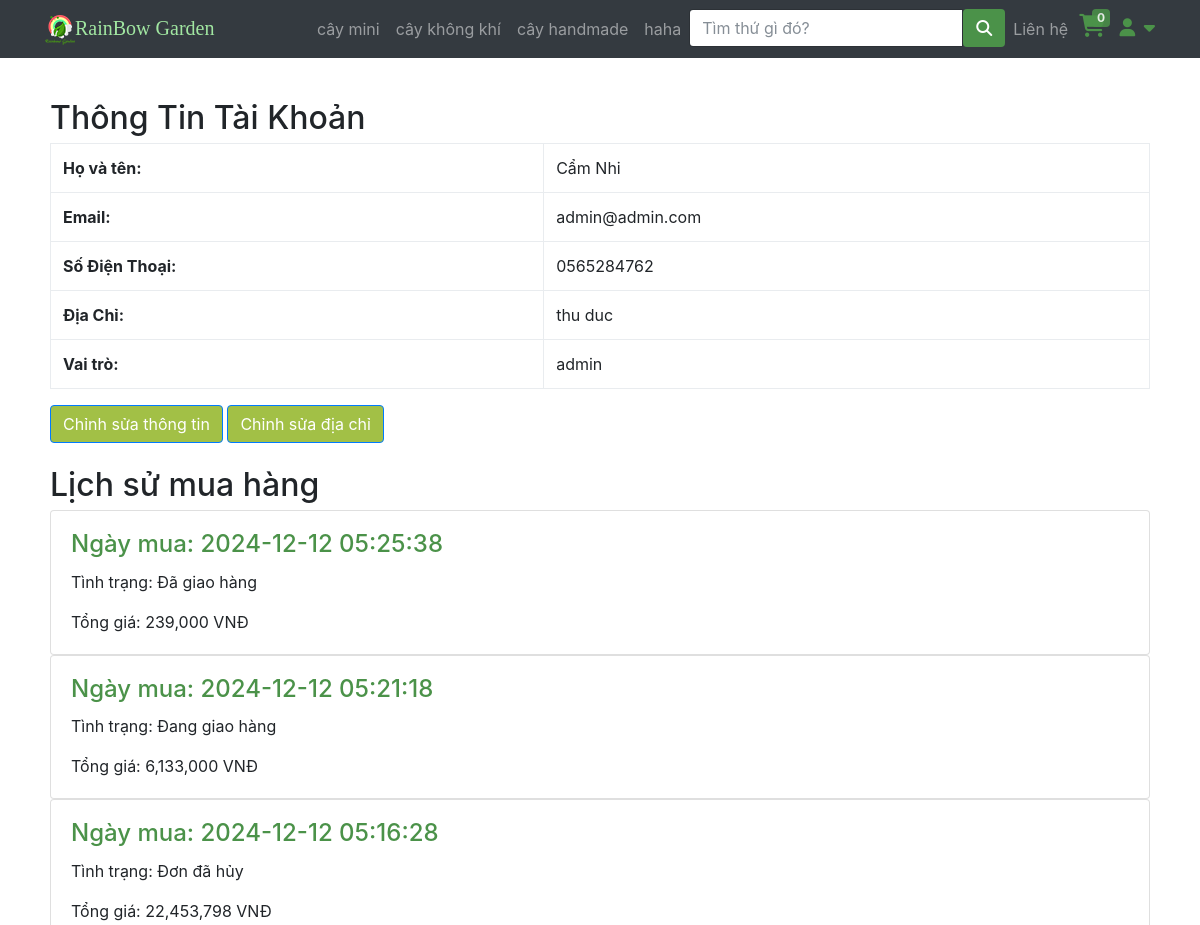
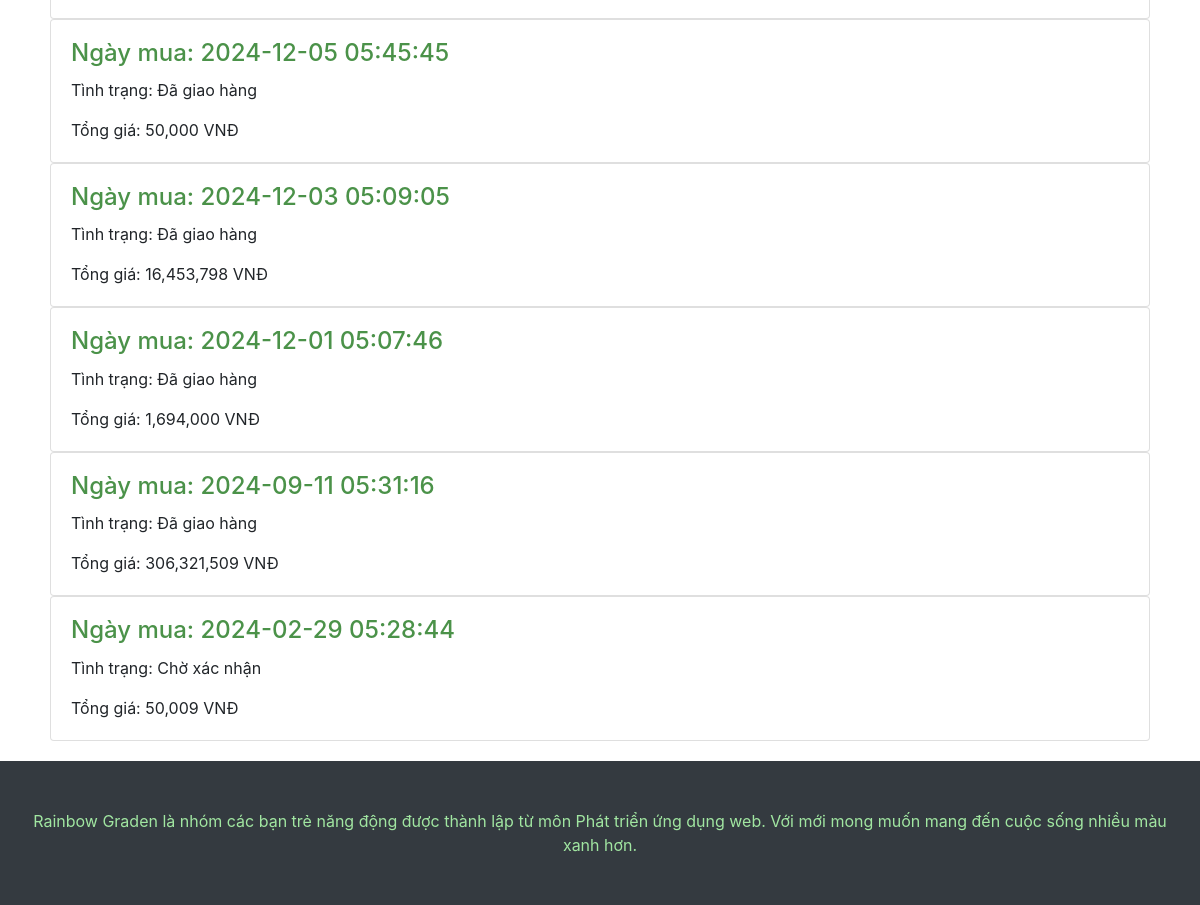
The app's page /profile.php (signed in), older data (2 pictures, top to bottom).
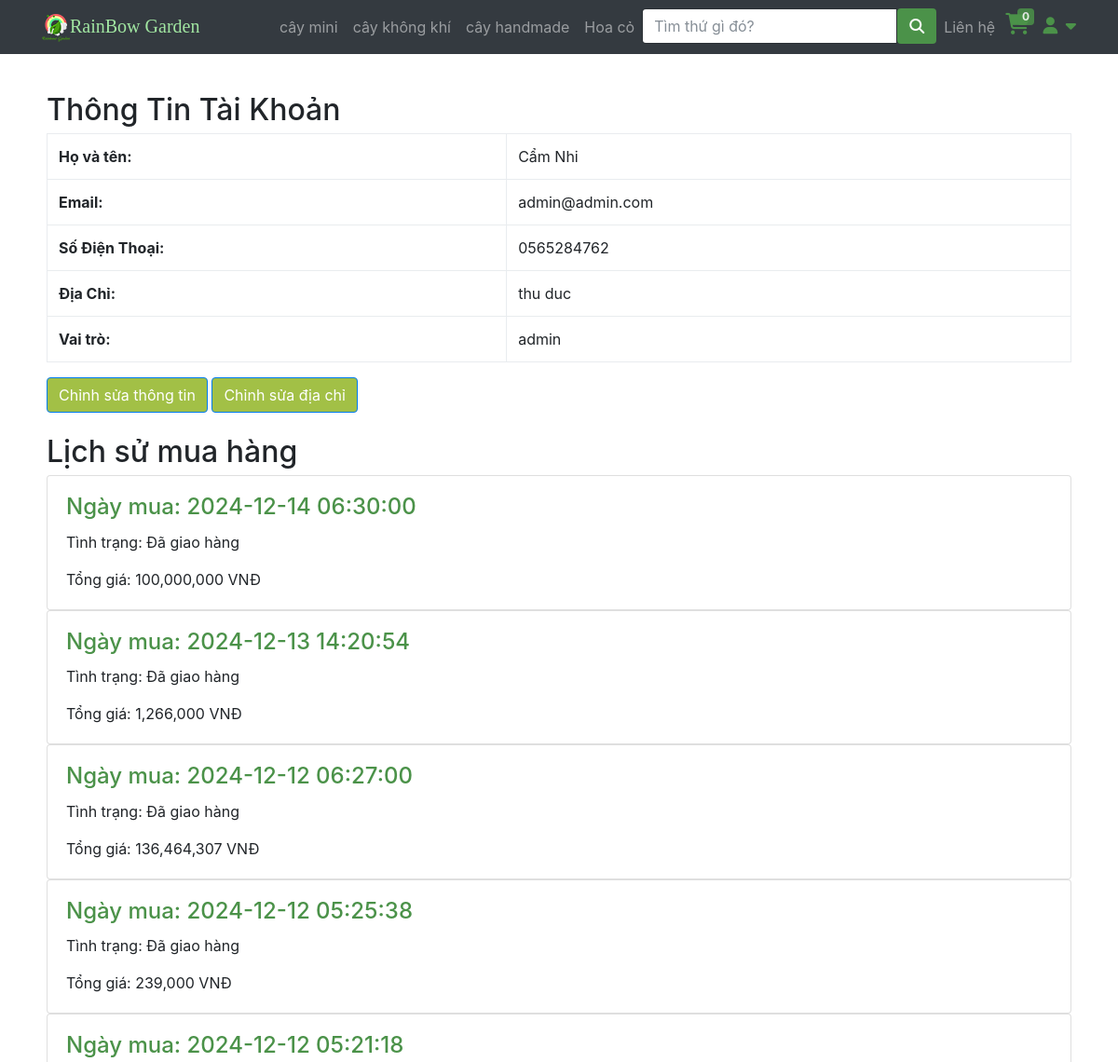
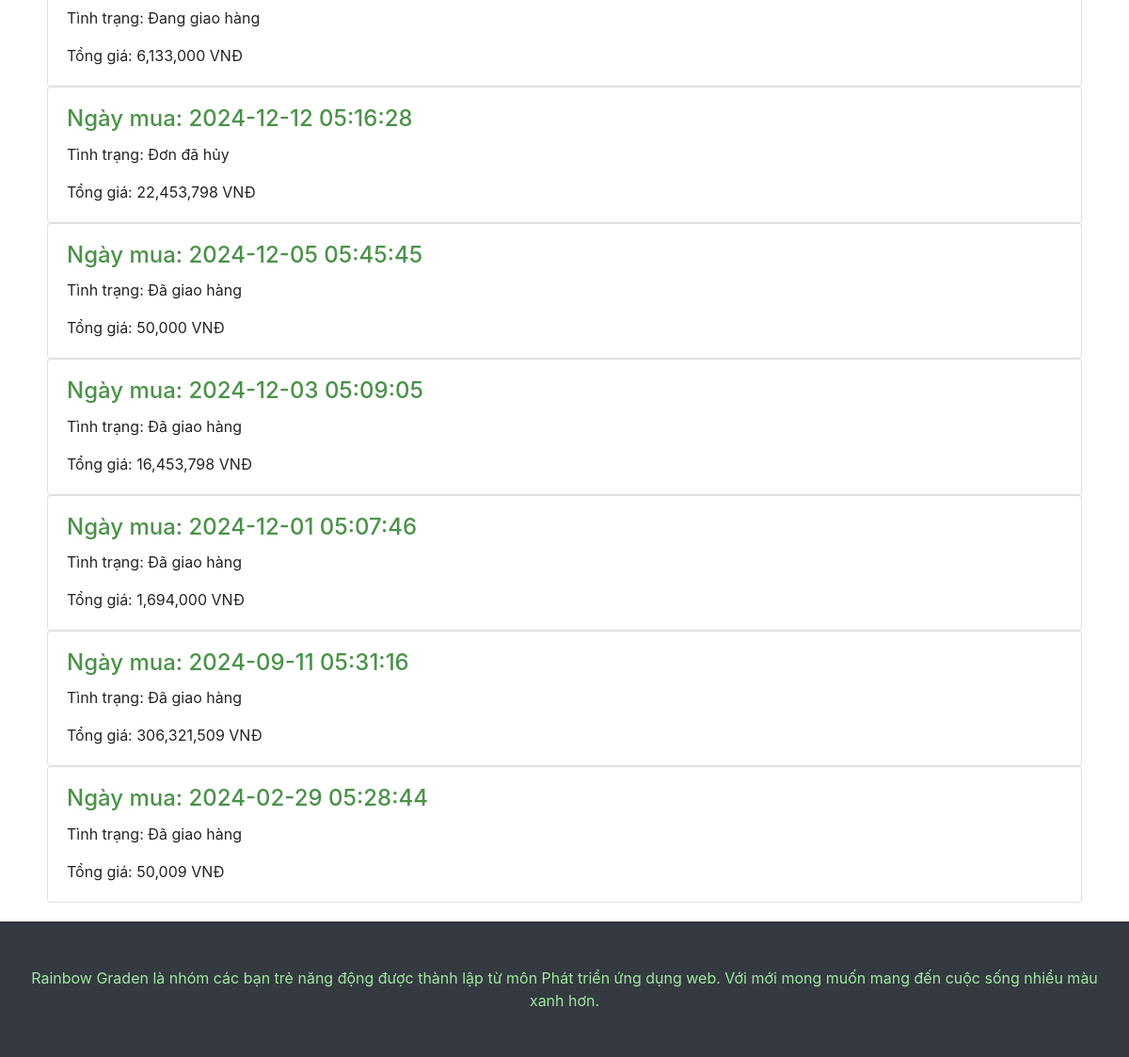
The same page, newer data (2 pictures, top to bottom).
### tables this page shows
CREATE TABLE IF NOT EXISTS `category` (
  `id` int NOT NULL AUTO_INCREMENT,
  `name` varchar(200) DEFAULT NULL,
  `image` varchar(200) NOT NULL,
  PRIMARY KEY (`id`)
);

CREATE TABLE IF NOT EXISTS `order` (
  `id` int NOT NULL AUTO_INCREMENT,
  `createdate` datetime DEFAULT NULL,
  `custom_id` int DEFAULT NULL,
  `fullname` varchar(200) DEFAULT NULL,
  `phone` varchar(20) NOT NULL,
  `sttOrder` int DEFAULT NULL,
  `address` varchar(255) NOT NULL,
  PRIMARY KEY (`id`),
  KEY `custom_id` (`custom_id`),
  KEY `sttOrder` (`sttOrder`)
);

CREATE TABLE IF NOT EXISTS `sttorder` (
  `sttID` int NOT NULL AUTO_INCREMENT,
  `sttName` varchar(70) DEFAULT NULL,
  PRIMARY KEY (`sttID`)
);

### php/connectDB.php (called while the page is built, shortened)
<?php
class DataAccessHelper
{
	static $connection;
	public function connect()
	{
		self::$connection = new mysqli(DB_HOST, DB_USER, DB_PASSWORD, DB_NAME, DB_PORT);
		self::$connection->set_charset(DB_CHARSET);
	}
	public function executeQuery($sql)
	{
		return self::$connection->query($sql);
	}
}

### php/model_account_info.php (called while the page is built, shortened)
<?php
class Account_info extends DataAccessHelper
{
    static function getAccountInfoActive($id)
    {
        $sql = self::$connection->prepare("SELECT * FROM account_info WHERE id_user = ? AND active = 1");
        $sql->bind_param("i", $id);
        $sql->execute();
        $result = $sql->get_result();
        $info = $result->fetch_assoc();
        return $info;
    }
}

### php/model_oder.php (called while the page is built, shortened)
<?php
class Orders extends DataAccessHelper
{
    static function getOrder_ByCustomerId($customerId)
    {
        $sql = self::$connection->prepare("SELECT * FROM `order` WHERE custom_id = ? ORDER BY createdate DESC ");
        $sql->bind_param('i', $customerId);
        $sql->execute();
        $items = $sql->get_result()->fetch_all(MYSQLI_ASSOC);
        return $items;
    }
}

### php/model_stt_order.php (called while the page is built, shortened)
<?php
class STTOrder extends DataAccessHelper
{
    static function getSTTOrderById($id)
    {
        $sql = self::$connection->prepare("SELECT * FROM sttorder where sttID = ?");
        $sql->bind_param('i', $id);
        $sql->execute();
        $result = $sql->get_result();
        $items = $result->fetch_assoc();
        return $items;
    }
}

### php/model_oderdetail.php (called while the page is built, shortened)
<?php
class OrderDetail extends DataAccessHelper
{
    static function getOrder_ByOrderId($orderId)
    {
        $sql = self::$connection->prepare("SELECT * FROM order_line WHERE id_order = ?");
        $sql->bind_param('i', $orderId);
        $sql->execute();
        $items = $sql->get_result()->fetch_all(MYSQLI_ASSOC);
        return $items;
    }
}

### profile.php (the view, shortened to what the changed rows need)
<?php
include 'header.php';
$id = $_SESSION['account'];
$sql = "SELECT * FROM account WHERE id = '$id'";
$result = $db->executeQuery($sql);
$user = mysqli_fetch_assoc($result);
$user_info = Account_info::getAccountInfoActive($id_user);
?>
<div class="container" style="padding: 20px;">
    <h2 class="mt-4">Thông Tin Tài Khoản</h2>
    <?php if ($user && $user_info): ?>
        <table class="table table-bordered">
            <tr>
                <th>Họ và tên:</th>
            </tr>
            <tr>
                <th>Email:</th>
            </tr>
            <tr>
                <th>Số Điện Thoại:</th>
            </tr>
            <tr>
                <th>Địa Chỉ:</th>
            </tr>
            <tr>
                <th>Vai trò:</th>
            </tr>
        </table>
    <?php endif; ?>
    <h2 class="mt-4">Lịch sử mua hàng</h2>
    <?php $order_form_user = Orders::getOrder_ByCustomerId($id_user);
    if ($order_form_user) {
        foreach ($order_form_user as $value) { ?>
            <?php $getOderDetail = OrderDetail::getOrder_ByOrderId($value['id']);
            $totalOrder = 0;
            foreach ($getOderDetail as $value_detail) {
                $totalDetail = $value_detail['price'] * $value_detail['quantity'];
                $totalOrder += $totalDetail;
            }
            $stt = STTOrder::getSTTOrderById($value['sttOrder']); ?>
            <div class="card">
                <div class="card-body">
                    <h4 class="card-title"><a href="hoadon.php?id=<?php echo $value['id'] ?>">Ngày mua: <?php echo $value['createdate'] ?></a></h4>
                    <p><span>Tình trạng: </span><?php echo isset($stt['sttName']) ? $stt['sttName'] : "Chưa xác định"; ?></p>
                    <p class="card-text">Tổng giá: <?php echo number_format($totalOrder) ?> <span>VNĐ</span></p>
                </div>
            </div>
    <?php }
    } ?>
</div>
<?php
include 'footer.php';

### header.php (shortened to what the changed rows need)
<?php
include "php/connectDB.php";
include "php/model_oder.php";
include "php/model_oderdetail.php";
include 'php/model_account_info.php';
include 'php/model_stt_order.php';
$db = new DataAccessHelper;
$db->connect();
?>
<!DOCTYPE html>
<html lang="en">
<head>
    <link href="vendor/bootstrap/css/bootstrap.min.css" rel="stylesheet">
    <link href="css/modern-business.css" rel="stylesheet">
    <link href="css/icon-fonts.min.css" rel="stylesheet">
    <link href="css/settings.css" rel="stylesheet">
    <link href="css/grid-and-effects.css" rel="stylesheet">
    <link href="css/custom.css" rel="stylesheet">
    <link href="css/styles.css" rel="stylesheet">
    <link rel="stylesheet" href="https://cdnjs.cloudflare.com/ajax/libs/font-awesome/6.7.1/css/all.min.css">
</head>
<body>
    <nav class="navbar fixed-top navbar-expand-lg navbar-dark bg-dark fixed-top">
        <div class="container">
            <div class="collapse navbar-collapse" id="navbarResponsive">
                <ul class="navbar-nav ml-auto">
                    <?php
                    $query = $db->executeQuery("SELECT * FROM category");
                    $result = mysqli_fetch_all($query, MYSQLI_ASSOC);
                    ?>
                    <?php foreach ($result as $value) : ?>
                        <li class="nav-item">
                            <a class="nav-link" href="loaicay?category=<?php echo $value['id'] ?>"><?php echo $value['name'] ?></a>
                        </li>
                    <?php endforeach; ?>
                            <?php
                            if (isset($_SESSION['account'])) {
                                $id_user = $_SESSION['account']
                            ?>
                            <?php
                            } ?>
                </ul>
            </div>
        </div>
    </nav>

Row changes from the older to the newer data that the page shows:
removed category: name "haha"
added category: name "Hoa cỏ"
added order: createdate "2024-12-14 06:30:00", sttOrder.sttName "Đã giao hàng", totalOrder "100,000,000"
added order: createdate "2024-12-13 14:20:54", sttOrder.sttName "Đã giao hàng", totalOrder "1,266,000"
added order: createdate "2024-12-12 06:27:00", sttOrder.sttName "Đã giao hàng", totalOrder "136,464,307"
changed order (number 11 of 11 on the later page): sttOrder.sttName "Chờ xác nhận" → "Đã giao hàng"
